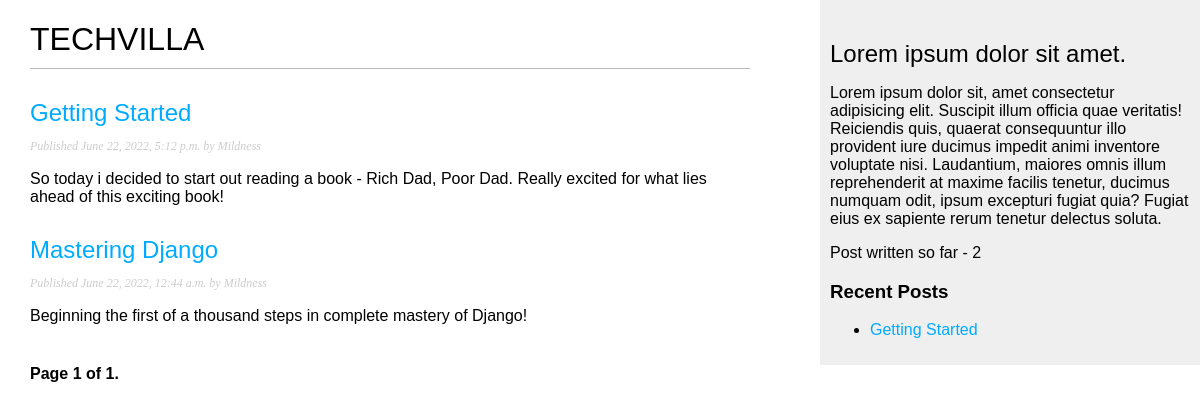
The page / on the database its author committed.
### blog/models.py (models this page shows, shortened)
class Post(models.Model):
    STATUS_CHOICES = (
        ('draft', 'Draft'),
        ('published', 'Published'),
    )
    title = models.CharField(max_length=255)
    slug = models.SlugField(max_length=255, unique_for_date='publish')
    author = models.ForeignKey(User, on_delete=models.CASCADE, related_name='blog_posts')
    body = models.TextField()
    publish = models.DateTimeField(default=timezone.now)
    created = models.DateTimeField(auto_now_add=True)
    updated = models.DateTimeField(auto_now=True)
    status = models.CharField(max_length=10, choices=STATUS_CHOICES, default='draft')
    posts = models.Manager()
    published = PublishedManager()
    tags = TaggableManager()
    class Meta:
        ordering = ('-publish',)
    def get_absolute_url(self):
        return reverse('blog:post_detail',
        args=[self.slug])

### blog/views.py (the view)
# urls.py: path('', PostListView.as_view(), name='post_list'),
class PostListView(ListView):
    model = Post
    paginate_by = 4
    template_name = 'list.html'
    context_object_name = 'post_list'
    def get_queryset(self):
        return Post.published.all()

### blog/models.py (called while the page is built)
    def get_queryset(self):
        return super(PublishedManager, self).get_queryset().filter(status='published')

### blog/templatetags/blog_tags.py (called while the page is built)
@register.simple_tag
def total_posts():
    return Post.published.count()

@register.inclusion_tag('latest_posts.html')
def show_latest_posts(count=5):
    latest_posts = Post.published.order_by('-publish')[:count]
    return {'latest_posts':latest_posts}

### templates/list.html (shortened to what this page needs)
{% extends 'base.html' %}
{% block content %}
<h1>TECHVILLA</h1>
{% for post in post_list %}
    <h2>
        <a href="{{ post.get_absolute_url }}">
        {{ post.title }}
        </a>
    </h2>
    <p class="date">
        Published {{ post.publish }} by {{ post.author }}
    </p>
    {{ post.body|truncatewords:30|linebreaks }}
{% endfor %}
    {% include "pagination.html" %}
{% endblock content %}

### templates/latest_posts.html
<ul>
    {% for post in latest_posts %}
        <li>
            <a href="{{ post.get_absolute_url }}">{{ post.title }}</a>
        </li>
    {% endfor %}
</ul>

### static/css/blog.css (style rules this page uses)
body { margin:0; padding:0; font-family:helvetica, sans-serif; }
a { color:#00abff; text-decoration:none; }
h1 { font-weight:normal; border-bottom:1px solid #bbb; padding:0 0 10px 0; }
h2 { font-weight:normal; margin:30px 0 0; }
p.date { color:#ccc; font-family: georgia, serif; font-size: 12px; font-style: italic; }

### rows shown on the page
Post: title "Getting Started", publish "June 22, 2022, 5:12 p.m.", author "Mildness", body "So today i decided to start out reading a book - Rich Dad, Poor Dad. Really excited for what lies ahead of this exciting book!"
Post: title "Mastering Django", publish "June 22, 2022, 12:44 a.m.", author "Mildness", body "Beginning the first of a thousand steps in complete mastery of Django!"

### other values the page prints
{{ page_obj.number }} "1"
{{ page_obj.paginator.num_pages }} "1"
